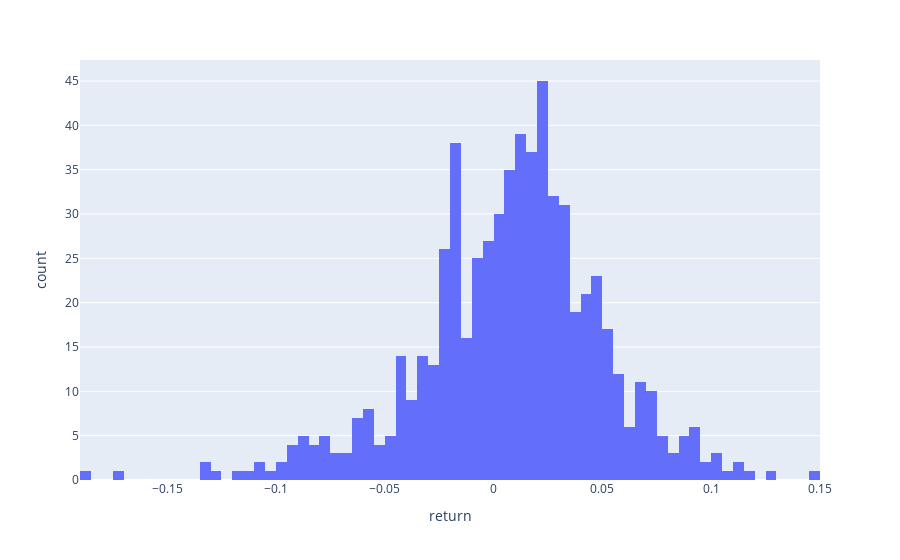

Source (notebook cell):
### Code cell
px.histogram(df, x='return', nbins=100)

### Figure 1 — Plotly figure (JSON) as saved in the notebook; plotly's stock layout.template omitted (floating-point values rounded to 4 significant figures; data arrays with more than 128 entries replaced by an {"elided": "..."} marker saying what was removed)
{"data": [{"alignmentgroup": "True", "bingroup": "x", "hovertemplate": "return=%{x}<br>count=%{y}<extra></extra>", "legendgroup": "", "marker": {"color": "#636efa", "pattern": {"shape": ""}}, "name": "", "nbinsx": 100, "offsetgroup": "", "orientation": "v", "showlegend": false, "type": "histogram", "x": {"elided": "641 float values"}, "xaxis": "x", "yaxis": "y"}], "layout": {"barmode": "relative", "legend": {"tracegroupgap": 0}, "margin": {"t": 60}, "xaxis": {"anchor": "y", "domain": [0, 1], "title": {"text": "return"}}, "yaxis": {"anchor": "x", "domain": [0, 1], "title": {"text": "count"}}}}
